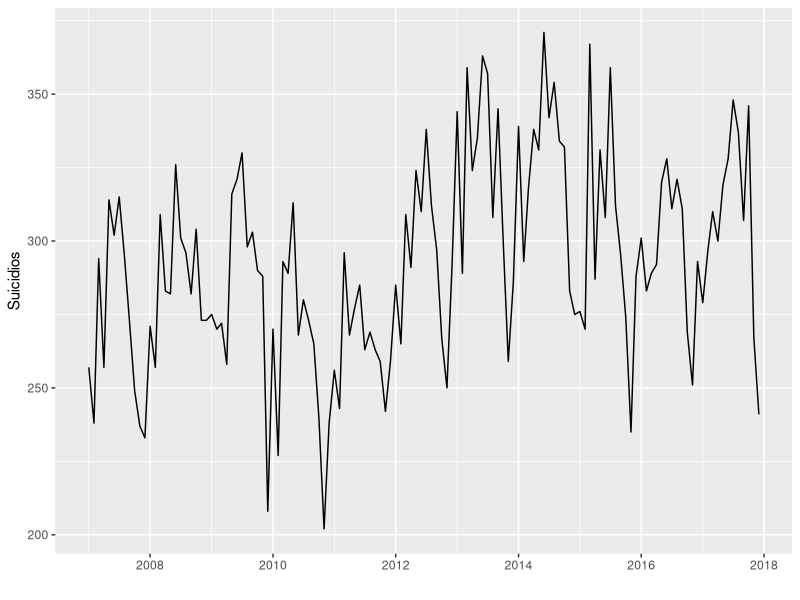
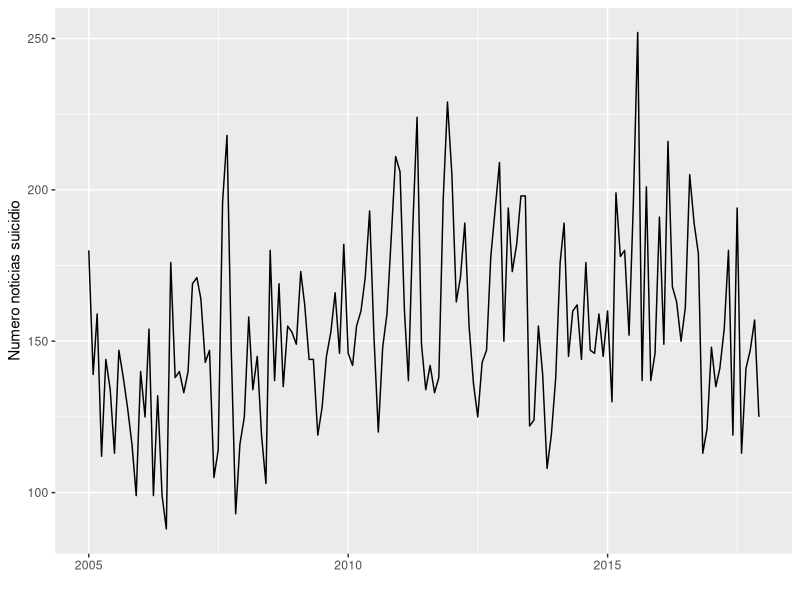
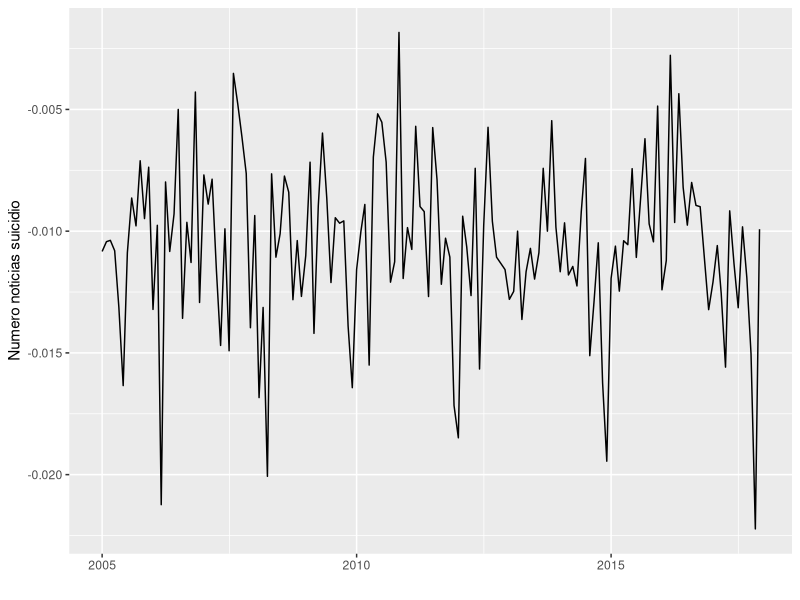
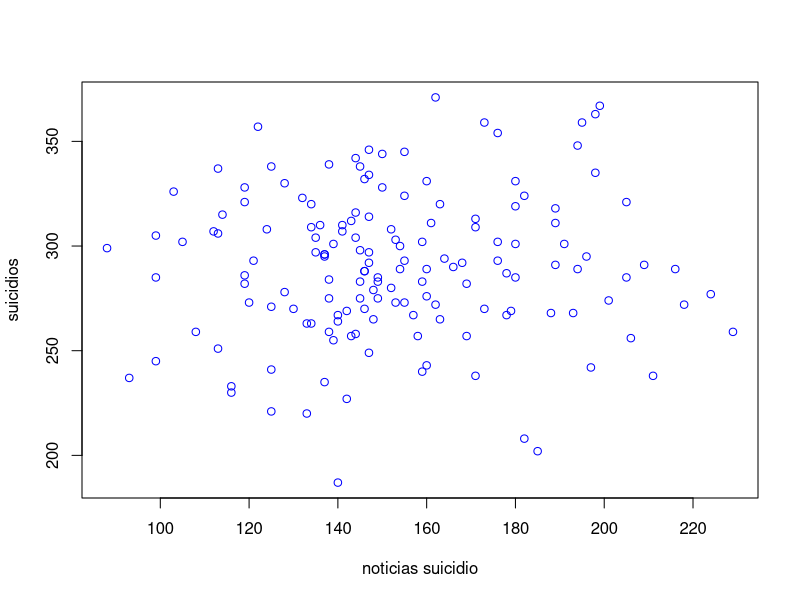
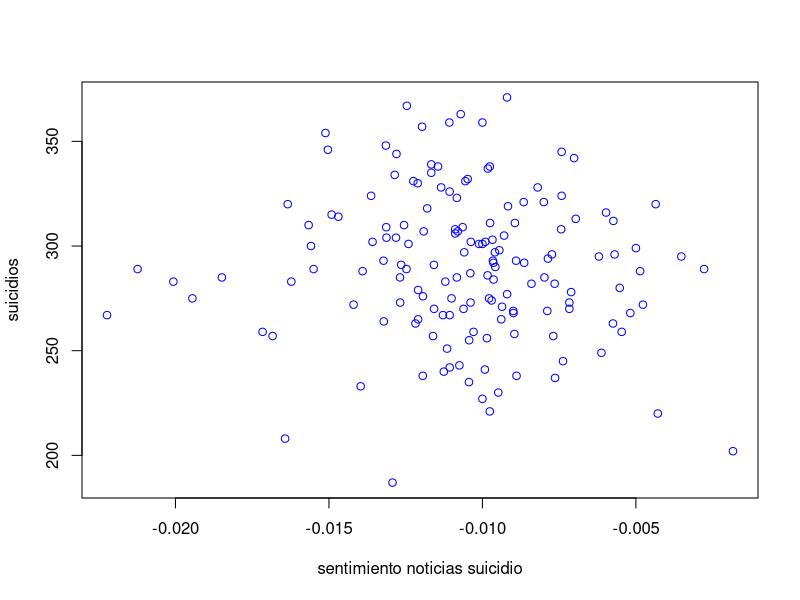
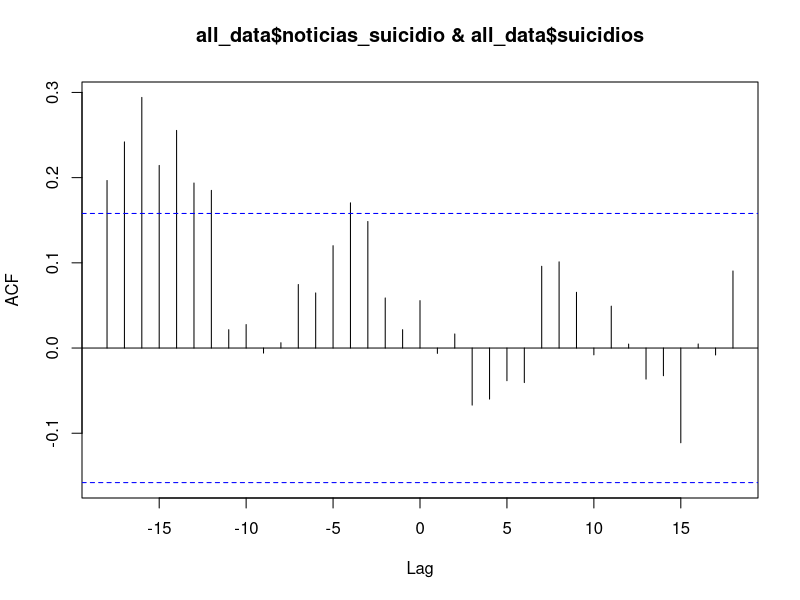
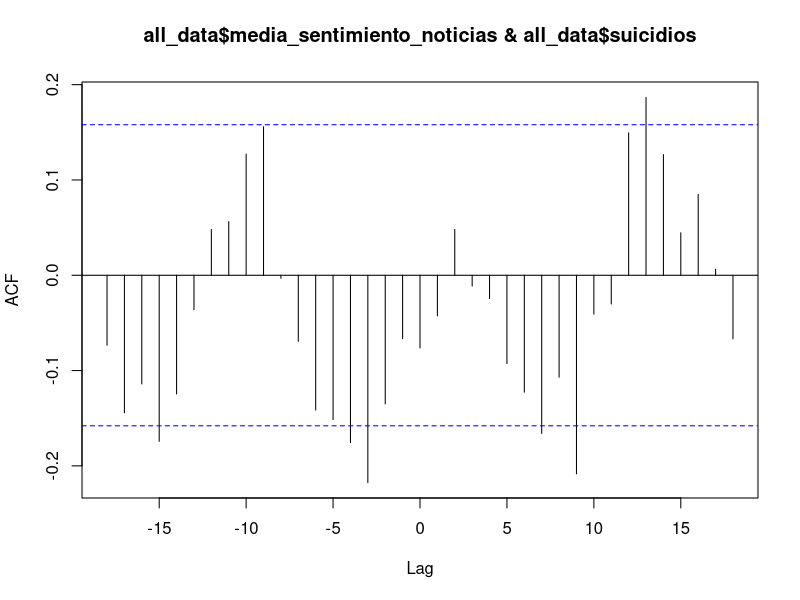

Write R code to recreate these figures, in order.
setwd("/Users/hugojosebello/Documents/git-repos/data-tunning-scripts/plot-time-series-data")
ine_data <- read.csv("./procesado_suicidio_edad_ambos_hasta_2007.csv",  header=TRUE, sep=";")
scraping_data_filtered <- read.csv("./scraped_news_suicide_data_sorted_2017_2007_filtrado_no_outliers.csv",  header=TRUE, sep=";")
all_data <- read.csv("./all.csv",  header=TRUE, sep=";")
# Installation
# install.packages('ggplot2')
# Loading
library(ggplot2)
#ine_data$month_code<- as.Date(ine_data$month_code , "%Y/%m/%d")
#install.packages('lubridate')
library(lubridate)
ine_data$month_code <- ymd(ine_data$month_code)
scraping_data_filtered$month_code <- ymd(scraping_data_filtered$month_code)
all_data$month_code <- ymd(all_data$month_code)

ggplot(ine_data, aes(month_code, todas_edades)) + geom_line() + xlab("") + ylab("Suicidios")

ggplot(scraping_data_filtered, aes(month_code, number_of_suicide_news)) + geom_line() + xlab("") + ylab("Numero noticias suicidio")

ggplot(all_data, aes(month_code, media_sentimiento_noticias)) + geom_line() + xlab("") + ylab("Numero noticias suicidio")


plot(all_data$noticias_suicidio, all_data$suicidios, col = "blue", main = "", xlab = "noticias suicidio", ylab = "suicidios")
lm(all_data$noticias_suicidio ~ all_data$suicidios)
abline(lm(all_data$noticias_suicidio ~ all_data$suicidios))


plot(all_data$media_sentimiento_noticias, all_data$suicidios, col = "blue", main = "", xlab = "sentimiento noticias suicidio", ylab = "suicidios")
lm(all_data$media_sentimiento_noticias ~ all_data$suicidios)
abline(lm(all_data$media_sentimiento_noticias ~ all_data$suicidios))

# Pearson correlation: not significative, although it is not the best method since we are
# working with temporal series

cor(all_data$noticias_suicidio, all_data$suicidios)
cor(all_data$media_sentimiento_noticias, all_data$suicidios)

# https://github.com/AnaBPazos/AlterCorr/blob/master/R/AlterCorrM.R

# Kendall test (non parametric test, alternative to pearson)
cor.test(all_data$suicidios, all_data$noticias_suicidio, method = "kendall")
# it is significative but we can not fully trust it since we are working with time series


# cross-correlation of TIME SERIES
ccf(all_data$noticias_suicidio, all_data$suicidios)

ccf(all_data$media_sentimiento_noticias, all_data$suicidios)


# interpretation 
# https://support.minitab.com/en-us/minitab/18/help-and-how-to/modeling-statistics/time-series/how-to/cross-correlation/interpret-the-results/all-statistics-and-graphs/

# threadshole
2/sqrt(length(all_data$noticias_suicidio) - 15)

# example ->
# https://nwfsc-timeseries.github.io/atsa-labs/sec-tslab-correlation-within-and-among-time-series.html

# in our case: We find that suicide cases are relatively high after a periode of 10 to 20 months of higher number of news
